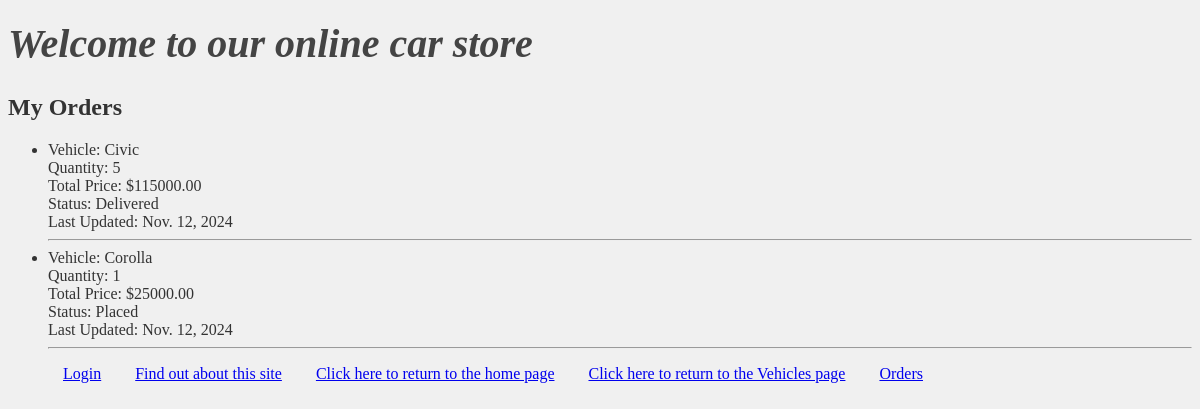
Screenshot of /myorders/ (signed in) with the database file from the repository.
### carapp/models.py (models this page shows, shortened)
class OrderVehicle(models.Model):
    STATUS_CHOICES = [
        (0, 'Cancelled'),
        (1, 'Placed'),
        (2, 'Shipped'),
        (3, 'Delivered'),
    ]
    vehicle = models.ForeignKey(Vehicle, on_delete=models.CASCADE)
    buyer = models.ForeignKey(Buyer, on_delete=models.CASCADE)
    quantity = models.PositiveIntegerField()
    status = models.IntegerField(choices=STATUS_CHOICES, default=1)
    last_updated = models.DateField(auto_now=True)
    def total_price(self):
        return self.quantity * self.vehicle.car_price

class Vehicle(models.Model):
    car_type = models.ForeignKey(CarType, related_name='vehicles', on_delete=models.CASCADE)
    car_name = models.CharField(max_length=200)
    car_price = models.DecimalField(max_digits=10, decimal_places=2)
    inventory = models.PositiveIntegerField(default=0)  # Default inventory set to 0
    instock = models.BooleanField(default=True)  # Boolean to track availability
    features = models.CharField(
        max_length=255,
        choices=[
            ('CC', 'Cruise Control'),
            ('AI', 'Audio Interface'),
            ('AB', 'Airbags'),
            ('AC', 'Air Conditioning'),
            ('SH', 'Seat Heating'),
            ('PA', 'ParkAssist'),
            ('PS', 'Power Steering'),
            ('RC', 'Reversing Camera'),
            ('AS', 'Auto Start/Stop'),
        ],
        blank=True
    )

### carapp/views.py (the view)
# urls.py: path('myorders/', list_of_orders, name='myorders'),
@login_required
def list_of_orders(request):
    try:
        buyer = request.user.buyer  # Fetch the buyer object for the user
    except AttributeError:
        return HttpResponse('You are not registered as a buyer.')
    orders = buyer.ordervehicle_set.all()
    return render(request, 'carapp/list_of_order.html', {'orders': orders})

### templates/carapp/list_of_order.html
{% extends 'carapp/base.html' %}
{% block body_block %}
    <h2>My Orders</h2>
    {% if orders %}
        <ul>
            {% for order in orders %}
                <li>
                    Vehicle: {{ order.vehicle.car_name }}<br>
                    Quantity: {{ order.quantity }}<br>
                    Total Price: ${{ order.total_price }}<br>
                    Status: {{ order.get_status_display }}<br>
                    Last Updated: {{ order.last_updated }}
                </li>
                <hr>
            {% endfor %}
        </ul>
    {% else %}
        <p>You have not placed any orders yet.</p>
    {% endif %}
{% endblock %}

### carapp/static/style.css (style rules this page uses)
body { background-color: #f0f0f0; color: #333; font-size: 16px; }

### rows the page displays
OrderVehicle: vehicle.car_name "Civic", quantity "5", total_price "115000.00", status "Delivered", last_updated "Nov. 12, 2024"
OrderVehicle: vehicle.car_name "Corolla", quantity "1", total_price "25000.00", status "Placed", last_updated "Nov. 12, 2024"
